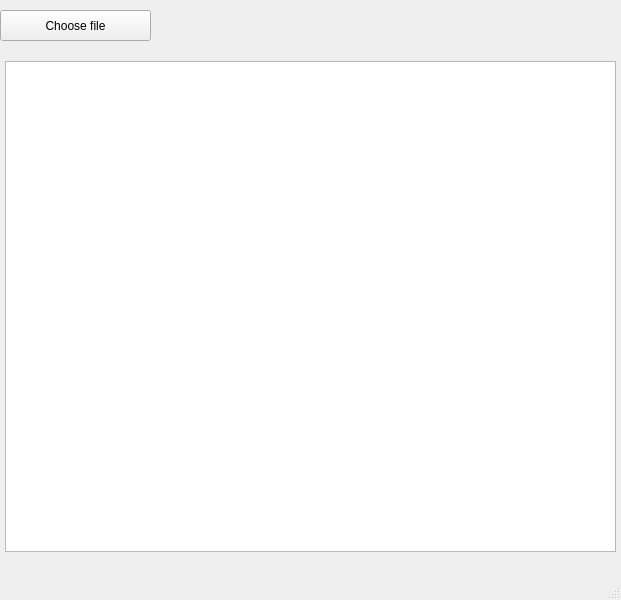
<?xml version="1.0" encoding="UTF-8"?>
<ui version="4.0">
 <class>MainWindow</class>
 <widget class="QMainWindow" name="MainWindow">
  <property name="geometry">
   <rect>
    <x>0</x>
    <y>0</y>
    <width>621</width>
    <height>600</height>
   </rect>
  </property>
  <property name="windowTitle">
   <string>MainWindow</string>
  </property>
  <widget class="QWidget" name="centralwidget">
   <widget class="QPushButton" name="pushButton">
    <property name="geometry">
     <rect>
      <x>0</x>
      <y>10</y>
      <width>151</width>
      <height>31</height>
     </rect>
    </property>
    <property name="text">
     <string>Choose file</string>
    </property>
   </widget>
   <widget class="QTableWidget" name="tableWidget">
    <property name="geometry">
     <rect>
      <x>5</x>
      <y>61</y>
      <width>611</width>
      <height>491</height>
     </rect>
    </property>
   </widget>
  </widget>
  <widget class="QMenuBar" name="menubar">
   <property name="geometry">
    <rect>
     <x>0</x>
     <y>0</y>
     <width>621</width>
     <height>23</height>
    </rect>
   </property>
  </widget>
  <widget class="QStatusBar" name="statusbar"/>
 </widget>
 <resources/>
 <connections/>
</ui>
